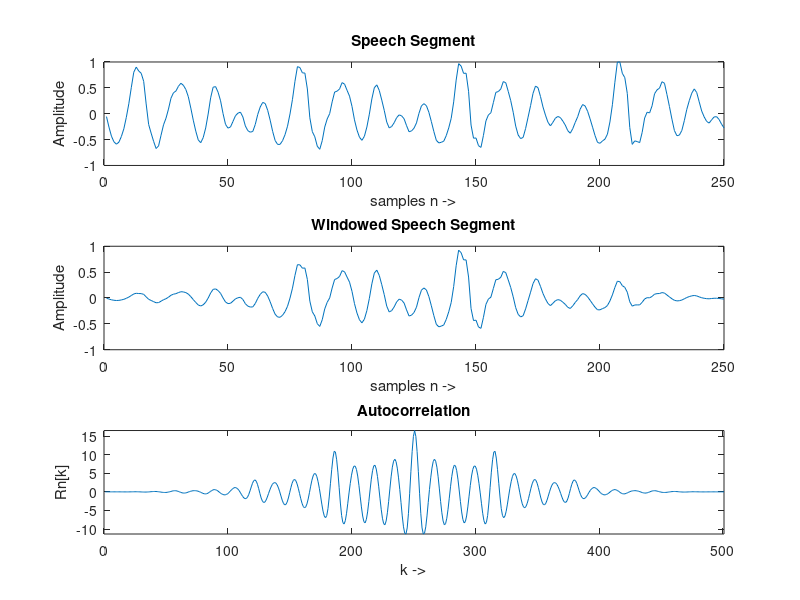
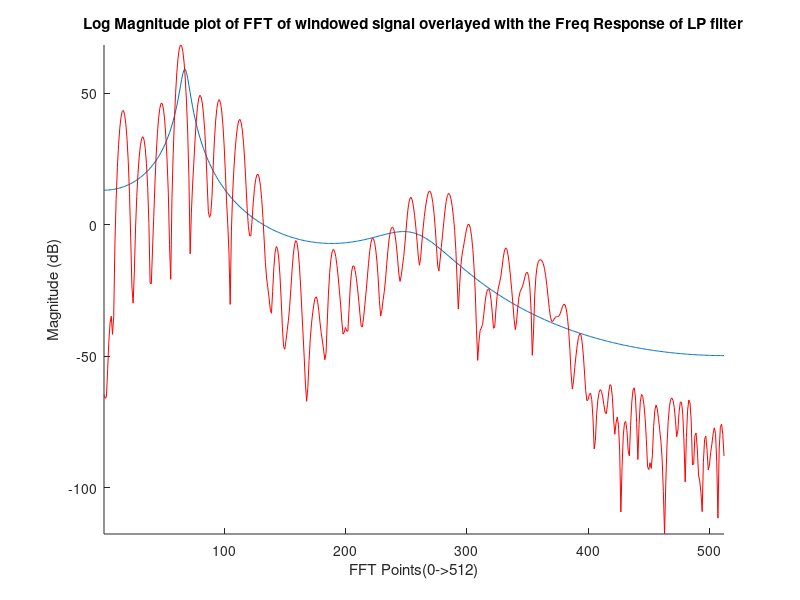
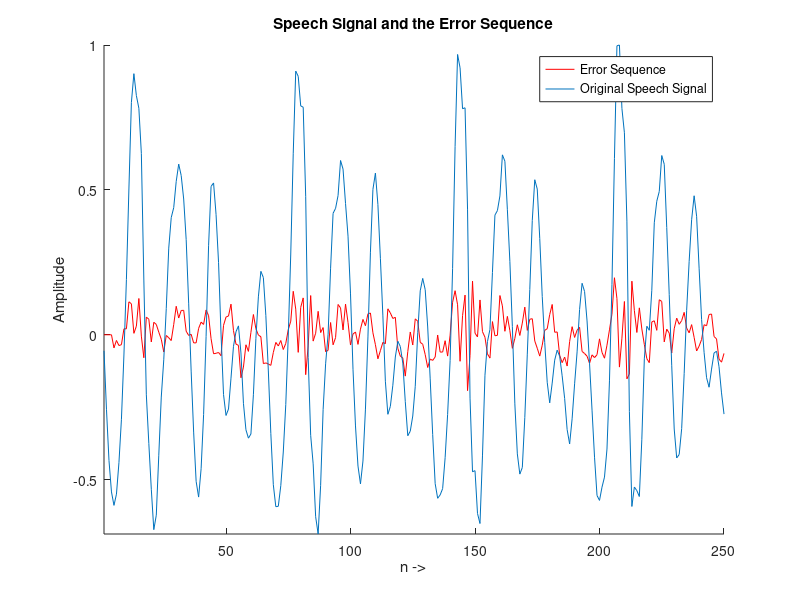

Here is the MATLAB script that generated these plots, in order:
% % ---------------------------------------------
% Name : Manan Vyas
% USCID: 7483-8632-00
% Email: mvyas@usc.edu
% EE519 : Speech Recognition :  P4
% % ----------------------------------------------

% Setup
clc;
clear all;
close all;
% Read the *wav file
load('final2014_p4.mat');
Fs = 10000; %Hz
n = length(speech1_10k); % len

% Part (A) Autocorrelation Of the input windowed speech sequence
% Apply a 25ms Hamming window ...
% 10k samples/sec => 25msec = 250 samples => Length of Hamming window
wLen = 250;
window = hamming(wLen);
wSpeech = speech1_10k.*window' ; % Windowed Speech
% Autocorrelation.
speechAutoCorr = xcorr(wSpeech,250);
% speechAutoCorr = speechAutoCorr./(abs(max(speechAutoCorr)));
figure
subplot(3,1,1);
plot(speech1_10k); title('Speech Segment');xlabel('samples n ->');ylabel('Amplitude');
subplot(3,1,2);
plot(wSpeech); title('Windowed Speech Segment');xlabel('samples n ->');ylabel('Amplitude');
subplot(3,1,3);
plot(speechAutoCorr); title('Autocorrelation');xlabel('k ->');ylabel('Rn[k]');
axis([0 length(speechAutoCorr) min(speechAutoCorr) max(speechAutoCorr)]);
speechAutoCorr = speechAutoCorr(251:length(speechAutoCorr));

% Part (B) Setting up Toeplitz matrix
P = 4;
a = (speechAutoCorr(1:P));
r = (speechAutoCorr(2:(P+1)))';
a = toeplitz(a); % toeplitz => get the 4x4 autocorr matrix as reqd

% Part (C) : Solve for  LP co-effs using matrix inversion
L = r'*inv(a);
% L = (-inv(a)*r)';
LPCoeffs (1,1:length([1,L])) = [1,L]

% part (D) : Frequency Response of the LP Filter vs. Log |FFT(Windowed Signal)|
% rn0 = speechAutoCorr(1);
% rnK = speechAutoCorr(2:(P+1));
A = speechAutoCorr(1) - sum(LPCoeffs(2:P+1).*(speechAutoCorr(2:P+1)));
Hw = filt(A,[LPCoeffs(1) -LPCoeffs(2) -LPCoeffs(3) -LPCoeffs(4) -LPCoeffs(5)]);
figure
% plot(abs(A/[LPCoeffs(1) -LPCoeffs(2) -LPCoeffs(3) -LPCoeffs(4) -LPCoeffs(5)]));
[M P] = freqz(A,[LPCoeffs(1) -LPCoeffs(2) -LPCoeffs(3) -LPCoeffs(4) -LPCoeffs(5)]);
%Log|| of FFT of windowed signal
scale = 0:(1024/2-1); %-(1024/2):(1024/2-1);
figure
hold on
yy = (20*log(abs(fft(wSpeech,1024)))); 
yy = yy(1:512);
% [M P] = freqz(A,[LPCoeffs(1) -LPCoeffs(2) -LPCoeffs(3) -LPCoeffs(4) -LPCoeffs(5)]);
plot(20*log(abs(M)));
plot(yy,'r-');
axis tight;
xlabel('FFT Points(0->512)'); ylabel('Magnitude (dB)'); title('Log Magnitude plot of FFT of windowed signal overlayed with the Freq Response of LP filter');
hold off
% freqz(fft(wSpeech,256));

% -- Use LPC to verify
% [pC G] = lpc(wSpeech,4);
% figure
% freqz(G,pC);

% Part (E) : Compute Error Sequence and Compare with the Orignal Speech
for i=5:1:length(speech1_10k)
    errorSeq(i) = speech1_10k(i)-(speech1_10k(i-4)*LPCoeffs(5) + speech1_10k(i-3)*LPCoeffs(4) + speech1_10k(i-2)*LPCoeffs(3) + speech1_10k(i-1)*LPCoeffs(2));
end
figure
hold on
plot(errorSeq,'r-');
plot(speech1_10k);
axis tight;
title('Speech Signal and the Error Sequence'); xlabel('n ->'); ylabel('Amplitude');
legend('Error Sequence','Original Speech Signal');
hold off
